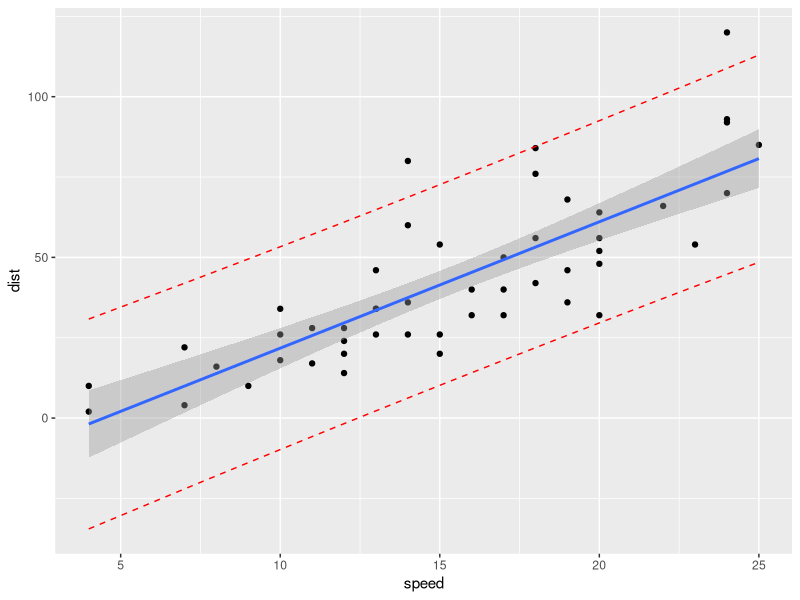

Here is the R script that generated this plot:
## ---- chunk 1
knitr::opts_chunk$set(collapse = TRUE, dev = "png", comment = "#>")
#Sys.setlocale('LC_ALL','C') # Embed this directly in the Rmarkdown script that contains the Chinese character comment
options(digits=3)
options(max.print=200)
## ---- chunk 2
# Load the data
data("cars", package = "datasets")
# Build the model
model <- lm(dist ~ speed, data = cars)
model
## ---- chunk 3
new.speeds <- data.frame(
  speed = c(12, 19, 24)
)
## ---- chunk 4
predict(model, newdata = new.speeds)
## ---- chunk 5
predict(model, newdata = new.speeds, interval = "confidence")
## ---- chunk 6
predict(model, newdata = new.speeds, interval = "prediction")
## ---- chunk 7
# 0. Build linear model 
data("cars", package = "datasets")
model <- lm(dist ~ speed, data = cars)
# 1. Add predictions 
pred.int <- predict(model, interval = "prediction")
mydata <- cbind(cars, pred.int)
# 2. Regression line + confidence intervals
library("ggplot2")
p <- ggplot(mydata, aes(speed, dist)) +
  geom_point() +
  stat_smooth(method = lm)
# 3. Add prediction intervals
p + geom_line(aes(y = lwr), color = "red", linetype = "dashed")+
    geom_line(aes(y = upr), color = "red", linetype = "dashed")
